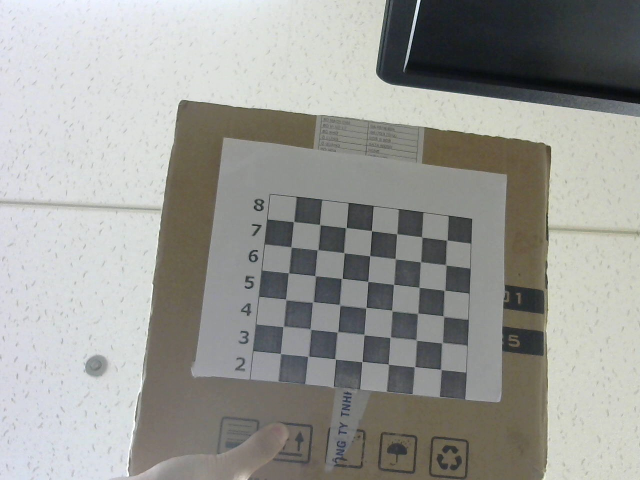
//> input picture DistanceMeasure/img/left/0.jpg, 1280 x 960 px (shown at 1/2 size)
$ ./main   (built with g++ and OpenCV 4)
//> lines starting //> are read from the running program, lines starting //| are printed output that depends on the picture
#include<opencv2/opencv.hpp>
#include<opencv2/calib3d.hpp>
#include<opencv2/imgproc.hpp>
#include<opencv2/imgcodecs.hpp>
#include<opencv2/highgui.hpp>
#include<opencv2/core/utility.hpp>
#include<opencv2/ximgproc/disparity_filter.hpp>
#include <iostream>
#include <string>
#include "Setting.h"

using namespace cv;
using namespace std;
using namespace cv::ximgproc;

int leftCam = 1;
int rightCam = 2;
string LEFT_PATH = "img/left/";
string RIGHT_PATH = "img/right/";
string OUTPUT_CAB = "data/calibrate";

// [76 lines left out: functions showCamera, captureImage, not called in this run]

static int StereoCalib(const vector<string> &imageList, Size broadSize, float squareSize, bool displayCorners = false,
								bool useCalibrated = true)
{
	//copy from https://github.com/opencv/opencv/blob/3.4.1/samples/cpp/stereo_calib.cpp check this shit out

	if (imageList.size() % 2 != 0)
	{
		cout << "need to be even" << endl;
		return 0;
	}

	const int maxScale = 2;

	vector<vector<Point2f>> imagePoints[2];
	vector<vector<Point3f>> objectPoints;
	Size imageSize;

	int i, j, k, nimages = (int)imageList.size() / 2;
	imagePoints[0].resize(nimages);
	imagePoints[1].resize(nimages);

	vector<string> goodImageList;

	for (i = j = 0; i < nimages; i++)
	{
		for (k = 0; k < 2; k++)
		{
			const string &fileName = imageList[i*2+k];
			Mat img = imread(fileName,0);
			if (img.empty()) break;
			if (imageSize == Size()) imageSize = img.size();
			else if (imageSize!=img.size())
			{
				cout << "fucking wrong size, skipping " << fileName << endl;
				break;
			}

			bool found = true;
			vector<Point2f> &corners = imagePoints[k][j];
			for (int scale = 1; scale <= maxScale; scale++)
			{
				Mat timg;
				if (scale == 1) timg = img;
				else resize(img,timg,Size(),scale,scale,INTER_LINEAR_EXACT);
				//found = findChessboardCorners(timg, broadSize, corners, CALIB_CB_ADAPTIVE_THRESH | CALIB_CB_NORMALIZE_IMAGE);
				found = findChessboardCorners(timg, broadSize, corners, CALIB_CB_ADAPTIVE_THRESH);
				if (found)
				{
					if (scale > 1)
					{
						Mat cornersMat(corners);
						cornersMat *= 1. / scale;
					}
					break;
				}

			}
			if (displayCorners)
			{
				cout << fileName << endl;
				Mat cimg, cimg1;
				cvtColor(img,cimg,COLOR_GRAY2BGR);
				drawChessboardCorners(cimg,broadSize,corners,found);
				double sf = 640. / MAX(img.rows, img.cols);
				resize(cimg,cimg1,Size(),sf,sf,INTER_LINEAR_EXACT);
				imshow("corner",cimg1);
				char c = (char)waitKey(33);
				if (c == 27 || c == 'q' || c == 'Q') //Allow ESC to quit
					exit(-1);
			}
			else
				putchar('.');
			if (!found) break;

			cornerSubPix(img,corners,Size(11,11),Size(-1,-1),TermCriteria(TermCriteria::COUNT + TermCriteria::EPS, 30, 0.01));
		}
		if (k == 2)
		{
			goodImageList.push_back(imageList[i * 2]);
			goodImageList.push_back(imageList[i * 2 + 1]);
			j++;
		}
	}
	cout << j << " pair successfully detected" << endl;
	nimages = j;
	if (nimages < 2)
	{
		cout << "2 fucking little pair to run" << endl;
		return 0;
	}

	imagePoints[0].resize(nimages);
	imagePoints[1].resize(nimages);
	objectPoints.resize(nimages);

	for (i = 0; i < nimages; i++)
	{
		for (j = 0; j < broadSize.height; j++)
			for (k = 0; k < broadSize.width; k++)
			{
				objectPoints[i].push_back(Point3f(k*squareSize,j*squareSize,0));
			}
	}
	cout << "Running image calib .." << endl;
	Mat cameraMatrix[2], distCoeffs[2];

	cameraMatrix[0] = initCameraMatrix2D(objectPoints,imagePoints[0],imageSize,0);
	cameraMatrix[1] = initCameraMatrix2D(objectPoints, imagePoints[1], imageSize, 0);

	Mat R, T, E, F;
	double rms = stereoCalibrate(objectPoints, imagePoints[0], imagePoints[1],
		cameraMatrix[0], distCoeffs[0],
		cameraMatrix[1], distCoeffs[1],
		imageSize, R, T, E, F,
		CALIB_FIX_ASPECT_RATIO +
		CALIB_ZERO_TANGENT_DIST +
		CALIB_USE_INTRINSIC_GUESS +
		CALIB_SAME_FOCAL_LENGTH +
		CALIB_RATIONAL_MODEL +
		CALIB_FIX_K3 + CALIB_FIX_K4 + CALIB_FIX_K5,
		TermCriteria(TermCriteria::COUNT + TermCriteria::EPS, 100, 1e-5));
	cout << "done with RMS error=" << rms << endl;

	//recheck RMS value, should remove, idc
	double err = 0;
	int npoints = 0;
	vector<Vec3f> lines[2];

	for (i = 0; i < nimages; i++)
	{
		int npt = (int)imagePoints[0][i].size();
		Mat imgpt[2];
		for (k = 0; k < 2; k++)
		{
			imgpt[k] = Mat(imagePoints[k][i]);
			undistortPoints(imgpt[k], imgpt[k], cameraMatrix[k], distCoeffs[k], Mat(), cameraMatrix[k]);
			computeCorrespondEpilines(imgpt[k], k + 1, F, lines[k]);
		}
		for (j = 0; j < npt; j++)
		{
			double errij = fabs(imagePoints[0][i][j].x*lines[1][j][0] +
				imagePoints[0][i][j].y*lines[1][j][1] + lines[1][j][2]) +
				fabs(imagePoints[1][i][j].x*lines[0][j][0] +
					imagePoints[1][i][j].y*lines[0][j][1] + lines[0][j][2]);

			err += errij;
		}
		npoints += npt;
	}
	cout << "average epipolar err " << err / npoints << endl;

	//save to file to remap later
	FileStorage fs("intrinsics.yml", FileStorage::WRITE);
	if (fs.isOpened())
	{
		fs << "M1" << cameraMatrix[0] << "D1" << distCoeffs[0] <<
			"M2" << cameraMatrix[1] << "D2" << distCoeffs[1];
		fs.release();
	}
	else
	{
		cout << "sum ting wrong" << endl;
	}

	Mat R1, R2, P1, P2, Q;
	Rect validRoi[2];

	stereoRectify(cameraMatrix[0], distCoeffs[0], cameraMatrix[1], distCoeffs[1], imageSize, R, T, R1, R2, P1, P2, Q, CALIB_ZERO_DISPARITY, 1, imageSize, &validRoi[0], &validRoi[1]);

	fs.open("extrinics.yml",FileStorage::WRITE);
	if (fs.isOpened())
	{
		fs << "R" << R << "T" << T << "R1" << R1 << "R2" << R2 << "P1" << P1 << "P2" << P2 << "Q" << Q;
		fs.release();
	}
	else cout << "Error: can not save the extrinsic parameters\n";
	fs.open("validRoi.yml", FileStorage::WRITE);
	if (fs.isOpened())
	{
		fs << "V1" << validRoi[0] << "V2" << validRoi[1];
		fs.release();
	}
	else cout << "SML";


	return 0;
}


// [193 lines left out: functions remapInput, computeROI, dispartyCal, not called in this run]


int main()
{
	Size broadSize(7, 6);
	//vector<string> imageLeft ({ "capture\\left\\000000.jpg", "capture\\left\\000001.jpg", "capture\\left\\000002.jpg", "capture\\left\\000003.jpg", "capture\\left\\000004.jpg", "capture\\left\\000005.jpg", "capture\\left\\000006.jpg", "capture\\left\\000007.jpg", "capture\\left\\000008.jpg", "capture\\left\\000009.jpg", "capture\\left\\000010.jpg", "capture\\left\\000011.jpg", "capture\\left\\000012.jpg", "capture\\left\\000013.jpg", "capture\\left\\000014.jpg", "capture\\left\\000015.jpg", "capture\\left\\000016.jpg", "capture\\left\\000017.jpg", "capture\\left\\000018.jpg", "capture\\left\\000019.jpg", "capture\\left\\000020.jpg", "capture\\left\\000021.jpg", "capture\\left\\000022.jpg", "capture\\left\\000023.jpg", "capture\\left\\000024.jpg", "capture\\left\\000025.jpg", "capture\\left\\000026.jpg", "capture\\left\\000027.jpg", "capture\\left\\000028.jpg", "capture\\left\\000029.jpg", "capture\\left\\000030.jpg", "capture\\left\\000031.jpg", "capture\\left\\000032.jpg", "capture\\left\\000033.jpg", "capture\\left\\000034.jpg", "capture\\left\\000035.jpg", "capture\\left\\000036.jpg", "capture\\left\\000037.jpg", "capture\\left\\000038.jpg", "capture\\left\\000039.jpg", "capture\\left\\000040.jpg", "capture\\left\\000041.jpg", "capture\\left\\000042.jpg", "capture\\left\\000043.jpg", "capture\\left\\000044.jpg", "capture\\left\\000045.jpg", "capture\\left\\000046.jpg", "capture\\left\\000047.jpg", "capture\\left\\000048.jpg", "capture\\left\\000049.jpg", "capture\\left\\000050.jpg", "capture\\left\\000051.jpg", "capture\\left\\000052.jpg", "capture\\left\\000053.jpg", "capture\\left\\000054.jpg", "capture\\left\\000055.jpg", "capture\\left\\000056.jpg", "capture\\left\\000057.jpg", "capture\\left\\000058.jpg", "capture\\left\\000059.jpg", "capture\\left\\000060.jpg", "capture\\left\\000061.jpg", "capture\\left\\000062.jpg", "capture\\left\\000063.jpg", "capture\\left\\000064.jpg", "capture\\left\\000065.jpg", "capture\\left\\000066.jpg", "capture\\left\\000067.jpg", "capture\\left\\000068.jpg", "capture\\left\\000069.jpg", "capture\\left\\000070.jpg", "capture\\left\\000071.jpg", "capture\\left\\000072.jpg", "capture\\left\\000073.jpg", "capture\\left\\000074.jpg", "capture\\left\\000075.jpg", "capture\\left\\000076.jpg", "capture\\left\\000077.jpg", "capture\\left\\000078.jpg", "capture\\left\\000079.jpg", "capture\\left\\000080.jpg", "capture\\left\\000081.jpg", "capture\\left\\000082.jpg", "capture\\left\\000083.jpg", "capture\\left\\000084.jpg", "capture\\left\\000085.jpg", "capture\\left\\000086.jpg", "capture\\left\\000087.jpg", "capture\\left\\000088.jpg", "capture\\left\\000089.jpg", "capture\\left\\000090.jpg", "capture\\left\\000091.jpg", "capture\\left\\000092.jpg", "capture\\left\\000093.jpg", "capture\\left\\000094.jpg", "capture\\left\\000095.jpg", "capture\\left\\000096.jpg", "capture\\left\\000097.jpg", "capture\\left\\000098.jpg", "capture\\left\\000099.jpg", "capture\\left\\000100.jpg", "capture\\left\\000101.jpg", "capture\\left\\000102.jpg", "capture\\left\\000103.jpg", "capture\\left\\000104.jpg", "capture\\left\\000105.jpg", "capture\\left\\000106.jpg", "capture\\left\\000107.jpg", "capture\\left\\000108.jpg", "capture\\left\\000109.jpg", "capture\\left\\000110.jpg", "capture\\left\\000111.jpg", "capture\\left\\000112.jpg", "capture\\left\\000113.jpg", "capture\\left\\000114.jpg", "capture\\left\\000115.jpg", "capture\\left\\000116.jpg", "capture\\left\\000117.jpg", "capture\\left\\000118.jpg", "capture\\left\\000119.jpg", "capture\\left\\000120.jpg", "capture\\left\\000121.jpg", "capture\\left\\000122.jpg", "capture\\left\\000123.jpg", "capture\\left\\000124.jpg", "capture\\left\\000125.jpg", "capture\\left\\000126.jpg", "capture\\left\\000127.jpg", "capture\\left\\000128.jpg" });
	vector<string> imageLeft ({ "img\\left\\0.jpg","img\\left\\1.jpg","img\\left\\10.jpg","img\\left\\11.jpg","img\\left\\12.jpg","img\\left\\13.jpg","img\\left\\14.jpg","img\\left\\15.jpg","img\\left\\16.jpg","img\\left\\17.jpg","img\\left\\18.jpg","img\\left\\19.jpg","img\\left\\2.jpg","img\\left\\3.jpg","img\\left\\4.jpg","img\\left\\5.jpg","img\\left\\6.jpg","img\\left\\7.jpg","img\\left\\8.jpg","img\\left\\9.jpg" });

	vector<string> imageListAll;

	for (int i = 0; i < imageLeft.size(); i++)
	{
		imageListAll.push_back(imageLeft[i]);
		imageListAll.push_back(imageLeft[i].replace(4,4,"right"));

	}
	for (int i=0;i<imageListAll.size();i++) cout << imageListAll[i] << endl;

	StereoCalib(imageListAll, broadSize, 18, true, true);
//> in StereoCalib, `Mat img = imread(fileName,0);`:
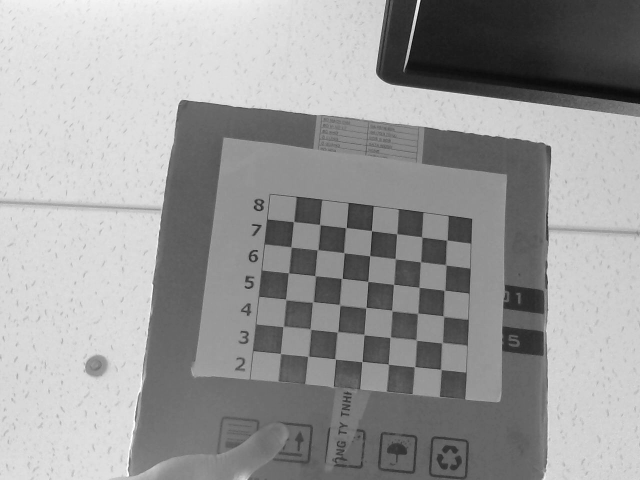
//> img: 960 rows x 1280 cols, CV_8UC1 (shown at 1/2 size); min 3, max 255, mean 153.9
//> the loop in StereoCalib, `for (int scale = 1; scale <= maxScale; scale++)` made 1 pass
//> found on pass 1: true
//> in StereoCalib, `drawChessboardCorners(cimg,broadSize,corners,found);`:
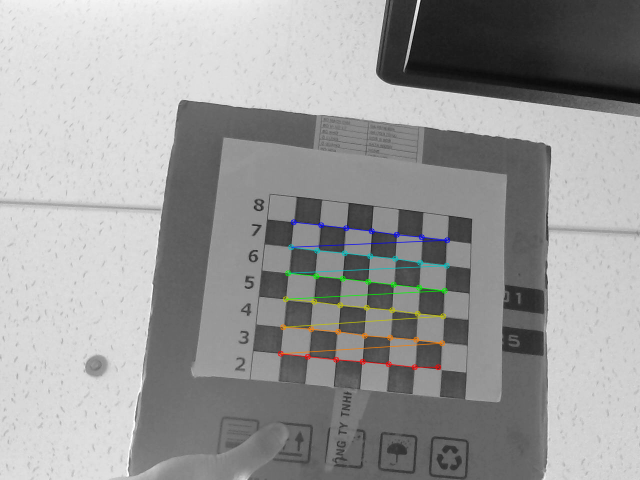
//> cimg: 960 rows x 1280 cols, CV_8UC3 (shown at 1/2 size); mean B, G, R 153.7, 154.1, 153.9
//> in StereoCalib, `resize(cimg,cimg1,Size(),sf,sf,INTER_LINEAR_EXACT);`:
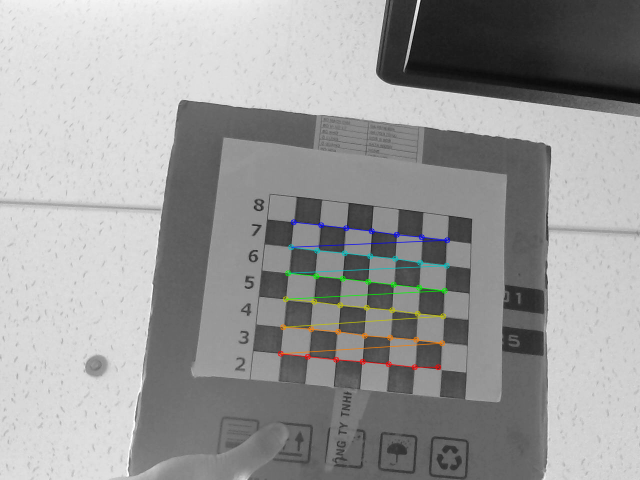
//> cimg1: 480 rows x 640 cols, CV_8UC3; mean B, G, R 153.9, 154.2, 154
//> in StereoCalib, `cornerSubPix(img,corners,Size(11,11),Size(-1,-1),TermCriteria(TermCrit..`: corners = 42 Points (x, y), first 12: [881.6, 739.2], [829.6, 733.8], [776.9, 728.6], [724.4, 723.4], [671.1, 718.3], [616.6, 712.6], [561.2, 707.4], [884.3, 685.9], [832.8, 680.2], [780.8, 674.8], [728.5, 669.7], [675.5, 664.3]
//> pass 2 of the loop in StereoCalib, `for (i = j = 0; i < nimages; i++)`:
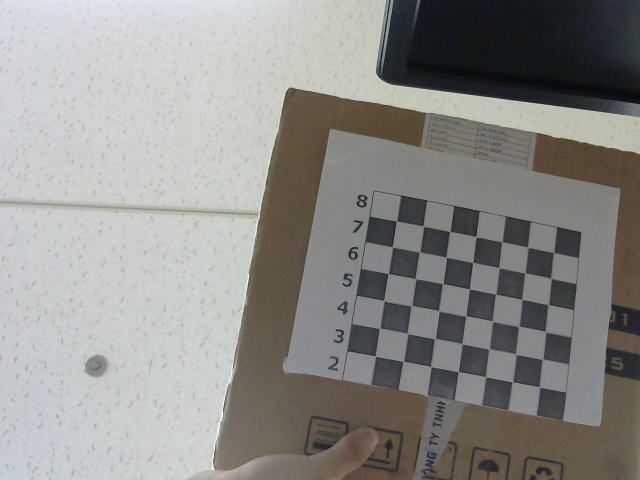
//> input picture DistanceMeasure/img/left/1.jpg, 1280 x 960 px (shown at 1/2 size)
//> in StereoCalib, `Mat img = imread(fileName,0);`:
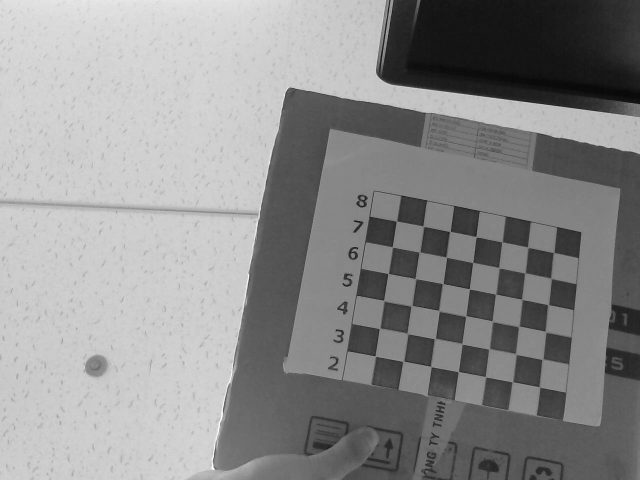
//> img: 960 rows x 1280 cols, CV_8UC1 (shown at 1/2 size); min 3, max 255, mean 142.1
//> in StereoCalib, `imshow("corner",cimg1);`:
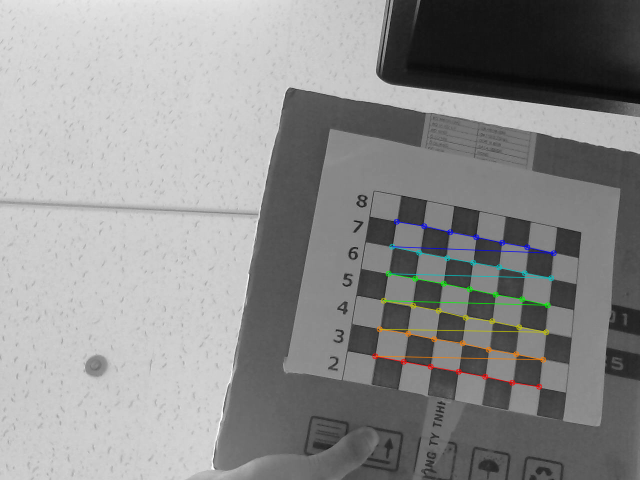
//> window 'corner': 480 rows x 640 cols, CV_8UC3; mean B, G, R 142.1, 142.5, 142.3
//> pass 3 of the loop in StereoCalib, `for (i = j = 0; i < nimages; i++)`:
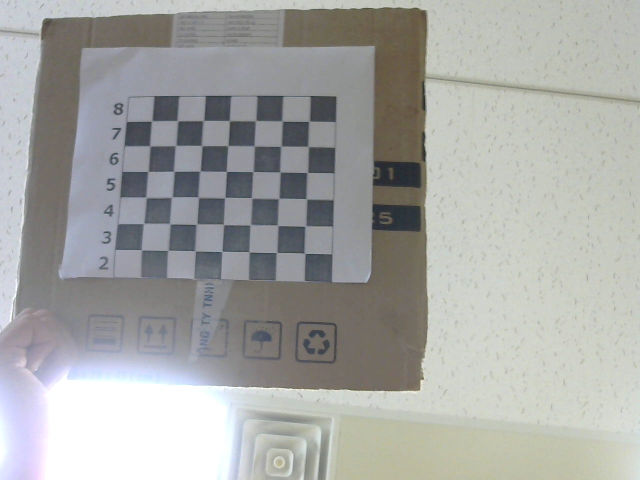
//> input picture DistanceMeasure/img/left/10.jpg, 1280 x 960 px (shown at 1/2 size)
//> in StereoCalib, `Mat img = imread(fileName,0);`:
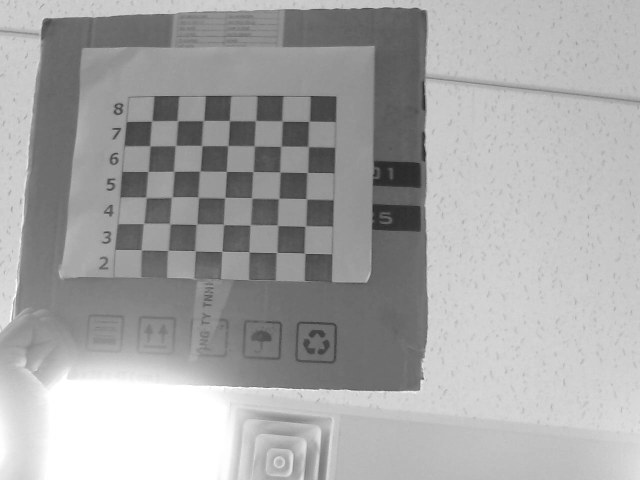
//> img: 960 rows x 1280 cols, CV_8UC1 (shown at 1/2 size); min 27, max 255, mean 166.8
//> in StereoCalib, `imshow("corner",cimg1);`:
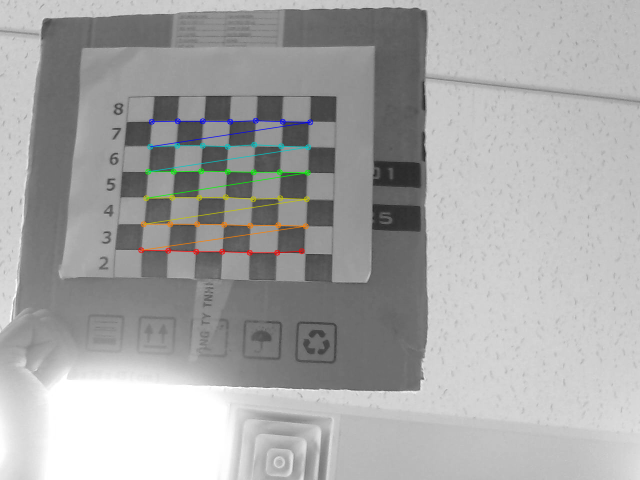
//> window 'corner': 480 rows x 640 cols, CV_8UC3; mean B, G, R 166.7, 167, 166.8
//> the loop made 20 passes; the first 3 are shown
	//getchar();
	return 0;

	//return calibrate();
	//return dispartyCal();
	//return captureImage();
	//return showCamera();

}
